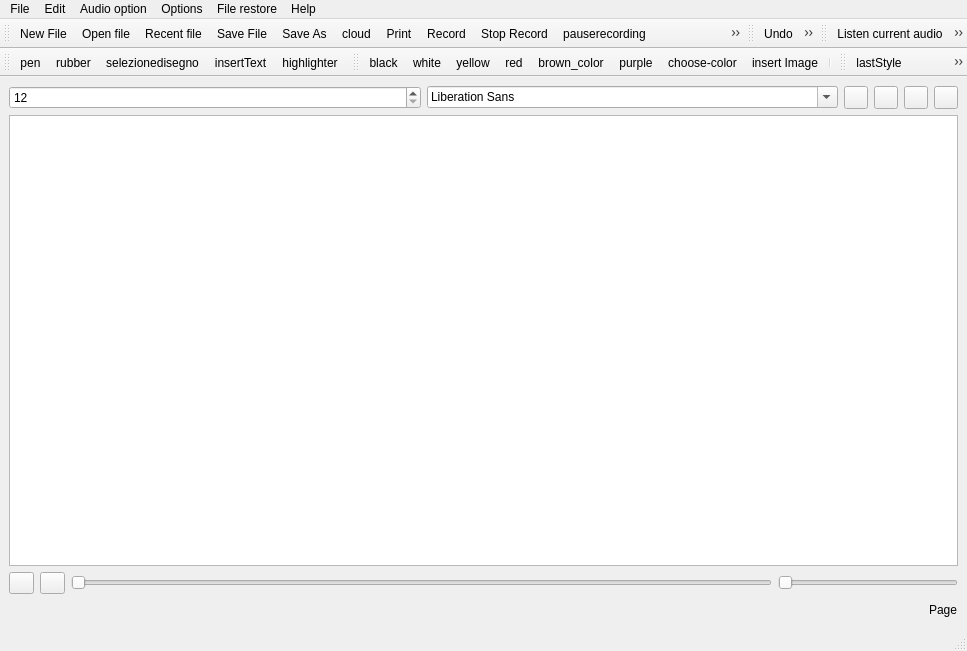
<?xml version="1.0" encoding="UTF-8"?>
<ui version="4.0">
 <class>MainWindow</class>
 <widget class="QMainWindow" name="MainWindow">
  <property name="geometry">
   <rect>
    <x>0</x>
    <y>0</y>
    <width>967</width>
    <height>651</height>
   </rect>
  </property>
  <property name="windowTitle">
   <string>MainWindow</string>
  </property>
  <property name="windowIcon">
   <iconset resource="../writernote.qrc">
    <normaloff>:/image/images/icon-writernote.png</normaloff>:/image/images/icon-writernote.png</iconset>
  </property>
  <widget class="QWidget" name="centralwidget">
   <layout class="QVBoxLayout" name="verticalLayout_3">
    <item>
     <layout class="QHBoxLayout" name="horizontalLayout_2_stile">
      <item>
       <widget class="QSpinBox" name="spinBox_fontsize">
        <property name="minimum">
         <number>12</number>
        </property>
       </widget>
      </item>
      <item>
       <widget class="QFontComboBox" name="fontComboBox_fonttipo"/>
      </item>
      <item>
       <widget class="QToolButton" name="boldbotton">
        <property name="text">
         <string/>
        </property>
        <property name="icon">
         <iconset resource="../writernote.qrc">
          <normaloff>:/image/images/bold.png</normaloff>:/image/images/bold.png</iconset>
        </property>
       </widget>
      </item>
      <item>
       <widget class="QToolButton" name="inserttablebotton">
        <property name="text">
         <string/>
        </property>
        <property name="icon">
         <iconset resource="../writernote.qrc">
          <normaloff>:/image/images/table.png</normaloff>:/image/images/table.png</iconset>
        </property>
       </widget>
      </item>
      <item>
       <widget class="QToolButton" name="listbotton">
        <property name="text">
         <string/>
        </property>
        <property name="icon">
         <iconset resource="../writernote.qrc">
          <normaloff>:/image/images/bullet.png</normaloff>:/image/images/bullet.png</iconset>
        </property>
       </widget>
      </item>
      <item>
       <widget class="QToolButton" name="insertimagebotton">
        <property name="text">
         <string/>
        </property>
        <property name="icon">
         <iconset resource="../writernote.qrc">
          <normaloff>:/image/images/image.png</normaloff>:/image/images/image.png</iconset>
        </property>
       </widget>
      </item>
     </layout>
    </item>
    <item>
     <layout class="QVBoxLayout" name="verticalLayout_2">
      <item>
       <layout class="QHBoxLayout" name="horizontalLayout_4">
        <item>
         <layout class="QVBoxLayout" name="verticalLayout">
          <item>
           <layout class="QHBoxLayout" name="layouteditor">
            <item>
             <widget class="QTextEdit" name="textEdit"/>
            </item>
           </layout>
          </item>
          <item>
           <layout class="QHBoxLayout" name="horizontalLayout">
            <item>
             <widget class="QPushButton" name="start_play">
              <property name="maximumSize">
               <size>
                <width>25</width>
                <height>25</height>
               </size>
              </property>
              <property name="text">
               <string/>
              </property>
              <property name="icon">
               <iconset resource="../writernote.qrc">
                <normaloff>:/image/images/play.png</normaloff>:/image/images/play.png</iconset>
              </property>
             </widget>
            </item>
            <item>
             <widget class="QPushButton" name="stop_play">
              <property name="maximumSize">
               <size>
                <width>25</width>
                <height>25</height>
               </size>
              </property>
              <property name="text">
               <string/>
              </property>
              <property name="icon">
               <iconset resource="../writernote.qrc">
                <normaloff>:/image/images/stopRecord_.png</normaloff>:/image/images/stopRecord_.png</iconset>
              </property>
             </widget>
            </item>
            <item>
             <widget class="QSlider" name="audioSlider">
              <property name="orientation">
               <enum>Qt::Horizontal</enum>
              </property>
             </widget>
            </item>
            <item>
             <widget class="QSlider" name="volumeSlider">
              <property name="minimumSize">
               <size>
                <width>0</width>
                <height>0</height>
               </size>
              </property>
              <property name="maximumSize">
               <size>
                <width>180</width>
                <height>16777215</height>
               </size>
              </property>
              <property name="orientation">
               <enum>Qt::Horizontal</enum>
              </property>
             </widget>
            </item>
           </layout>
          </item>
          <item>
           <spacer name="audio_spacer">
            <property name="orientation">
             <enum>Qt::Horizontal</enum>
            </property>
            <property name="sizeHint" stdset="0">
             <size>
              <width>40</width>
              <height>0</height>
             </size>
            </property>
           </spacer>
          </item>
         </layout>
        </item>
       </layout>
      </item>
     </layout>
    </item>
    <item>
     <layout class="QHBoxLayout" name="horizontalLayout_2">
      <item>
       <spacer name="horizontalSpacer">
        <property name="orientation">
         <enum>Qt::Horizontal</enum>
        </property>
        <property name="sizeHint" stdset="0">
         <size>
          <width>40</width>
          <height>20</height>
         </size>
        </property>
       </spacer>
      </item>
      <item>
       <widget class="QLabel" name="page">
        <property name="maximumSize">
         <size>
          <width>100</width>
          <height>20</height>
         </size>
        </property>
        <property name="styleSheet">
         <string notr="true">border: none;</string>
        </property>
        <property name="text">
         <string>Page</string>
        </property>
       </widget>
      </item>
     </layout>
    </item>
   </layout>
  </widget>
  <widget class="QMenuBar" name="menubar">
   <property name="geometry">
    <rect>
     <x>0</x>
     <y>0</y>
     <width>967</width>
     <height>22</height>
    </rect>
   </property>
   <widget class="QMenu" name="menuWriternote">
    <property name="title">
     <string>File</string>
    </property>
    <addaction name="actionNew_File"/>
    <addaction name="actionSave_File"/>
    <addaction name="actionOpen"/>
    <addaction name="actionSave_As"/>
    <addaction name="actionPrint"/>
    <addaction name="actiontopdf"/>
    <addaction name="start_rec"/>
    <addaction name="stop_rec"/>
    <addaction name="actionEnable_redo_undo"/>
   </widget>
   <widget class="QMenu" name="menuEdit">
    <property name="title">
     <string>Edit</string>
    </property>
    <addaction name="actionUndu"/>
    <addaction name="actionRedo"/>
    <addaction name="actionCopy"/>
    <addaction name="actionCut"/>
    <addaction name="actionPaste"/>
    <addaction name="actionSelect_all"/>
   </widget>
   <widget class="QMenu" name="menuAudio_option">
    <property name="title">
     <string>Audio option</string>
    </property>
    <addaction name="actionListen_current_audio"/>
    <addaction name="actionDelete_audio"/>
    <addaction name="actionQuality_setting"/>
    <addaction name="actionDefault_save_location"/>
   </widget>
   <widget class="QMenu" name="menuHelp">
    <property name="title">
     <string>Help</string>
    </property>
    <addaction name="actionSource_code"/>
    <addaction name="actionDocumentation"/>
    <addaction name="actionCheck_update"/>
    <addaction name="actionBug_report"/>
    <addaction name="actionVersion"/>
    <addaction name="actionAbout_Qt"/>
   </widget>
   <widget class="QMenu" name="menuOptions">
    <property name="title">
     <string>Options</string>
    </property>
    <addaction name="actionnew_sheet"/>
    <addaction name="actionExtract_audio"/>
    <addaction name="actionDefault_method_write"/>
    <addaction name="actionReduce_size_file"/>
    <addaction name="actionChange_language"/>
    <addaction name="actionScroll"/>
    <addaction name="actionLast_open_file"/>
    <addaction name="actionCopybook"/>
    <addaction name="actionRemove_current_PDF"/>
    <addaction name="actionSize_button"/>
   </widget>
   <widget class="QMenu" name="menuFile_restore">
    <property name="title">
     <string>File restore</string>
    </property>
    <addaction name="separator"/>
    <addaction name="actionOption"/>
    <addaction name="actionRestore_file"/>
   </widget>
   <addaction name="menuWriternote"/>
   <addaction name="menuEdit"/>
   <addaction name="menuAudio_option"/>
   <addaction name="menuOptions"/>
   <addaction name="menuFile_restore"/>
   <addaction name="menuHelp"/>
  </widget>
  <widget class="QToolBar" name="mainbar">
   <property name="windowTitle">
    <string>toolBar</string>
   </property>
   <property name="iconSize">
    <size>
     <width>20</width>
     <height>20</height>
    </size>
   </property>
   <property name="floatable">
    <bool>false</bool>
   </property>
   <attribute name="toolBarArea">
    <enum>TopToolBarArea</enum>
   </attribute>
   <attribute name="toolBarBreak">
    <bool>false</bool>
   </attribute>
   <addaction name="actionNew_File"/>
   <addaction name="actionOpen"/>
   <addaction name="actionRecent_file"/>
   <addaction name="actionSave_File"/>
   <addaction name="actionSave_As"/>
   <addaction name="actioncloud"/>
   <addaction name="actionPrint"/>
   <addaction name="start_rec"/>
   <addaction name="stop_rec"/>
   <addaction name="pause_rec"/>
   <addaction name="actionImport_Video"/>
   <addaction name="actioncompress_video"/>
   <addaction name="actionUpdate_writernote"/>
  </widget>
  <widget class="QToolBar" name="simpleactionbar">
   <property name="windowTitle">
    <string>toolBar_2</string>
   </property>
   <attribute name="toolBarArea">
    <enum>TopToolBarArea</enum>
   </attribute>
   <attribute name="toolBarBreak">
    <bool>false</bool>
   </attribute>
   <addaction name="actionUndu"/>
   <addaction name="actionRedo"/>
   <addaction name="actionCut"/>
   <addaction name="actionCopy"/>
   <addaction name="actionPaste"/>
  </widget>
  <widget class="QToolBar" name="audiobar">
   <property name="windowTitle">
    <string>toolBar_2</string>
   </property>
   <attribute name="toolBarArea">
    <enum>TopToolBarArea</enum>
   </attribute>
   <attribute name="toolBarBreak">
    <bool>false</bool>
   </attribute>
   <addaction name="actionListen_current_audio"/>
   <addaction name="actionDelete_audio"/>
  </widget>
  <widget class="QStatusBar" name="statusBar"/>
  <widget class="QToolBar" name="toolbarmatita">
   <property name="font">
    <font>
     <pointsize>9</pointsize>
    </font>
   </property>
   <property name="windowTitle">
    <string>toolBar</string>
   </property>
   <property name="iconSize">
    <size>
     <width>20</width>
     <height>20</height>
    </size>
   </property>
   <attribute name="toolBarArea">
    <enum>TopToolBarArea</enum>
   </attribute>
   <attribute name="toolBarBreak">
    <bool>true</bool>
   </attribute>
   <addaction name="actionpen"/>
   <addaction name="actionrubber"/>
   <addaction name="actionselezionetext"/>
   <addaction name="actioninsertText"/>
   <addaction name="actionhighlighter"/>
  </widget>
  <widget class="QToolBar" name="toolBarcolore">
   <property name="windowTitle">
    <string>toolBar</string>
   </property>
   <property name="iconSize">
    <size>
     <width>20</width>
     <height>20</height>
    </size>
   </property>
   <attribute name="toolBarArea">
    <enum>TopToolBarArea</enum>
   </attribute>
   <attribute name="toolBarBreak">
    <bool>false</bool>
   </attribute>
   <addaction name="actionblack"/>
   <addaction name="actionwhite"/>
   <addaction name="actionyellow"/>
   <addaction name="actionred"/>
   <addaction name="actionbrown_color"/>
   <addaction name="actionpurple"/>
   <addaction name="actionchoose_color"/>
   <addaction name="actioninsertImage"/>
   <addaction name="separator"/>
  </widget>
  <widget class="QToolBar" name="toolSheet">
   <property name="windowTitle">
    <string>toolBar</string>
   </property>
   <attribute name="toolBarArea">
    <enum>TopToolBarArea</enum>
   </attribute>
   <attribute name="toolBarBreak">
    <bool>false</bool>
   </attribute>
   <addaction name="actionlastStyle"/>
   <addaction name="actionnewPage"/>
   <addaction name="actionrestore_button"/>
   <addaction name="actionPen_or_Mouse"/>
  </widget>
  <action name="actionNew_File">
   <property name="checkable">
    <bool>false</bool>
   </property>
   <property name="checked">
    <bool>false</bool>
   </property>
   <property name="icon">
    <iconset theme=":/image/images/newFileBig.png" resource="../writernote.qrc">
     <normaloff>:/image/images/newFileBig.png</normaloff>:/image/images/newFileBig.png</iconset>
   </property>
   <property name="text">
    <string>New File</string>
   </property>
  </action>
  <action name="actionSave_File">
   <property name="icon">
    <iconset resource="../writernote.qrc">
     <normaloff>:/image/images/disk.png</normaloff>:/image/images/disk.png</iconset>
   </property>
   <property name="text">
    <string>Save File</string>
   </property>
   <property name="shortcut">
    <string>Ctrl+S</string>
   </property>
  </action>
  <action name="actionSave_As">
   <property name="icon">
    <iconset resource="../writernote.qrc">
     <normaloff>:/image/images/disk--pencil.png</normaloff>:/image/images/disk--pencil.png</iconset>
   </property>
   <property name="text">
    <string>Save As...</string>
   </property>
   <property name="shortcut">
    <string>Ctrl+Shift+S</string>
   </property>
  </action>
  <action name="actionPrint">
   <property name="icon">
    <iconset resource="../writernote.qrc">
     <normaloff>:/image/images/printer.png</normaloff>:/image/images/printer.png</iconset>
   </property>
   <property name="text">
    <string>Print</string>
   </property>
  </action>
  <action name="start_rec">
   <property name="icon">
    <iconset resource="../writernote.qrc">
     <normaloff>:/image/images/recoding.png</normaloff>:/image/images/recoding.png</iconset>
   </property>
   <property name="text">
    <string>Record</string>
   </property>
  </action>
  <action name="actionImport_Video">
   <property name="icon">
    <iconset resource="../writernote.qrc">
     <normaloff>:/image/images/importVideo.png</normaloff>:/image/images/importVideo.png</iconset>
   </property>
   <property name="text">
    <string>Import Video</string>
   </property>
  </action>
  <action name="stop_rec">
   <property name="icon">
    <iconset resource="../writernote.qrc">
     <normaloff>:/image/images/stopRecord_.png</normaloff>:/image/images/stopRecord_.png</iconset>
   </property>
   <property name="text">
    <string>Stop Record</string>
   </property>
  </action>
  <action name="actionUndu">
   <property name="icon">
    <iconset resource="../writernote.qrc">
     <normaloff>:/image/images/arrow-curve-180-left.png</normaloff>:/image/images/arrow-curve-180-left.png</iconset>
   </property>
   <property name="text">
    <string>Undo</string>
   </property>
  </action>
  <action name="actionRedo">
   <property name="icon">
    <iconset resource="../writernote.qrc">
     <normaloff>:/image/images/arrow-curve.png</normaloff>:/image/images/arrow-curve.png</iconset>
   </property>
   <property name="text">
    <string>Redo</string>
   </property>
  </action>
  <action name="actionCopy">
   <property name="icon">
    <iconset resource="../writernote.qrc">
     <normaloff>:/image/images/document-copy.png</normaloff>:/image/images/document-copy.png</iconset>
   </property>
   <property name="text">
    <string>Copy</string>
   </property>
   <property name="shortcut">
    <string>Ctrl+C</string>
   </property>
  </action>
  <action name="actionCut">
   <property name="icon">
    <iconset resource="../writernote.qrc">
     <normaloff>:/image/images/scissors.png</normaloff>:/image/images/scissors.png</iconset>
   </property>
   <property name="text">
    <string>Cut</string>
   </property>
   <property name="shortcut">
    <string>Ctrl+X</string>
   </property>
  </action>
  <action name="actionSelect_all">
   <property name="icon">
    <iconset>
     <normaloff>../images/selection-input.png</normaloff>../images/selection-input.png</iconset>
   </property>
   <property name="text">
    <string>Select all</string>
   </property>
  </action>
  <action name="actionPaste">
   <property name="icon">
    <iconset resource="../writernote.qrc">
     <normaloff>:/image/images/clipboard-paste-document-text.png</normaloff>:/image/images/clipboard-paste-document-text.png</iconset>
   </property>
   <property name="text">
    <string>Paste</string>
   </property>
  </action>
  <action name="actionSource_code">
   <property name="text">
    <string>Source code</string>
   </property>
  </action>
  <action name="actionBug_report">
   <property name="text">
    <string>Bug report</string>
   </property>
  </action>
  <action name="actionDocumentation">
   <property name="text">
    <string>Documentation</string>
   </property>
  </action>
  <action name="actionListen_current_audio">
   <property name="checkable">
    <bool>true</bool>
   </property>
   <property name="icon">
    <iconset resource="../writernote.qrc">
     <normaloff>:/image/images/manoIcon.png</normaloff>:/image/images/manoIcon.png</iconset>
   </property>
   <property name="text">
    <string>Listen current audio</string>
   </property>
  </action>
  <action name="actionOpen">
   <property name="icon">
    <iconset resource="../writernote.qrc">
     <normaloff>:/image/images/blue-folder-open-document.png</normaloff>:/image/images/blue-folder-open-document.png</iconset>
   </property>
   <property name="text">
    <string>Open file</string>
   </property>
   <property name="shortcut">
    <string>Ctrl+O</string>
   </property>
  </action>
  <action name="actionDelete_audio">
   <property name="icon">
    <iconset resource="../writernote.qrc">
     <normaloff>:/image/images/deleteAudio.png</normaloff>:/image/images/deleteAudio.png</iconset>
   </property>
   <property name="text">
    <string>Delete audio</string>
   </property>
  </action>
  <action name="pause_rec">
   <property name="icon">
    <iconset resource="../writernote.qrc">
     <normaloff>:/image/images/pause-recording.png</normaloff>:/image/images/pause-recording.png</iconset>
   </property>
   <property name="text">
    <string>pauserecording</string>
   </property>
   <property name="toolTip">
    <string>Pause Recording</string>
   </property>
  </action>
  <action name="actionQuality_setting">
   <property name="text">
    <string>Quality setting</string>
   </property>
  </action>
  <action name="actioncompress_video">
   <property name="icon">
    <iconset resource="../writernote.qrc">
     <normaloff>:/image/images/compress-video.png</normaloff>:/image/images/compress-video.png</iconset>
   </property>
   <property name="text">
    <string>compress video</string>
   </property>
  </action>
  <action name="actionpen">
   <property name="icon">
    <iconset resource="../writernote.qrc">
     <normaloff>:/image/images/pen-icon.png</normaloff>:/image/images/pen-icon.png</iconset>
   </property>
   <property name="text">
    <string>pen</string>
   </property>
  </action>
  <action name="actionrubber">
   <property name="icon">
    <iconset resource="../writernote.qrc">
     <normaloff>:/image/images/rubber.png</normaloff>:/image/images/rubber.png</iconset>
   </property>
   <property name="text">
    <string>rubber</string>
   </property>
  </action>
  <action name="actionyellow">
   <property name="icon">
    <iconset resource="../writernote.qrc">
     <normaloff>:/image/images/yellow-icon.png</normaloff>:/image/images/yellow-icon.png</iconset>
   </property>
   <property name="text">
    <string>yellow</string>
   </property>
  </action>
  <action name="actionwhite">
   <property name="icon">
    <iconset resource="../writernote.qrc">
     <normaloff>:/image/images/white-icon.png</normaloff>:/image/images/white-icon.png</iconset>
   </property>
   <property name="text">
    <string>white</string>
   </property>
  </action>
  <action name="actionblack">
   <property name="icon">
    <iconset resource="../writernote.qrc">
     <normaloff>:/image/images/black-icon.png</normaloff>:/image/images/black-icon.png</iconset>
   </property>
   <property name="text">
    <string>black</string>
   </property>
  </action>
  <action name="actionred">
   <property name="icon">
    <iconset resource="../writernote.qrc">
     <normaloff>:/image/images/red-icon.png</normaloff>:/image/images/red-icon.png</iconset>
   </property>
   <property name="text">
    <string>red</string>
   </property>
  </action>
  <action name="actionselezionetext">
   <property name="icon">
    <iconset resource="../writernote.qrc">
     <normaloff>:/image/images/cisors-cut.png</normaloff>:/image/images/cisors-cut.png</iconset>
   </property>
   <property name="text">
    <string>selezionedisegno</string>
   </property>
  </action>
  <action name="actiontopdf">
   <property name="icon">
    <iconset resource="../writernote.qrc">
     <normaloff>:/image/images/pdf-icon.png</normaloff>:/image/images/pdf-icon.png</iconset>
   </property>
   <property name="text">
    <string>toppf</string>
   </property>
  </action>
  <action name="actionCheck_update">
   <property name="text">
    <string>Check update</string>
   </property>
  </action>
  <action name="actioninsertImage">
   <property name="icon">
    <iconset resource="../writernote.qrc">
     <normaloff>:/image/images/image.png</normaloff>:/image/images/image.png</iconset>
   </property>
   <property name="text">
    <string>insert Image</string>
   </property>
  </action>
  <action name="actionnew_sheet">
   <property name="icon">
    <iconset resource="../writernote.qrc">
     <normaloff>:/image/images/new-sheetpng</normaloff>:/image/images/new-sheetpng</iconset>
   </property>
   <property name="text">
    <string>Manage sheet</string>
   </property>
  </action>
  <action name="actionEnable_redo_undo">
   <property name="checkable">
    <bool>false</bool>
   </property>
   <property name="text">
    <string>Disable redo undo</string>
   </property>
  </action>
  <action name="actionchoose_color">
   <property name="icon">
    <iconset resource="../writernote.qrc">
     <normaloff>:/image/images/choose-color-icon.png</normaloff>:/image/images/choose-color-icon.png</iconset>
   </property>
   <property name="text">
    <string>choose-color</string>
   </property>
  </action>
  <action name="actioncloud">
   <property name="icon">
    <iconset resource="../writernote.qrc">
     <normaloff>:/image/images/cloud-icon.png</normaloff>:/image/images/cloud-icon.png</iconset>
   </property>
   <property name="text">
    <string>cloud</string>
   </property>
  </action>
  <action name="actionVersion">
   <property name="text">
    <string>Version</string>
   </property>
  </action>
  <action name="actionAbout_Qt">
   <property name="text">
    <string>About Qt</string>
   </property>
  </action>
  <action name="actioninsertText">
   <property name="icon">
    <iconset resource="../writernote.qrc">
     <normaloff>:/image/images/insertText.png</normaloff>:/image/images/insertText.png</iconset>
   </property>
   <property name="text">
    <string>insertText</string>
   </property>
  </action>
  <action name="actionDefault_save_location">
   <property name="text">
    <string>Default save location</string>
   </property>
  </action>
  <action name="actionExtract_audio">
   <property name="text">
    <string>Extract audio</string>
   </property>
  </action>
  <action name="actionlastStyle">
   <property name="icon">
    <iconset resource="../writernote.qrc">
     <normaloff>:/image/images/new-sheetpng</normaloff>:/image/images/new-sheetpng</iconset>
   </property>
   <property name="text">
    <string>lastStyle</string>
   </property>
  </action>
  <action name="actionnewPage">
   <property name="icon">
    <iconset resource="../writernote.qrc">
     <normaloff>:/image/images/newPage.png</normaloff>:/image/images/newPage.png</iconset>
   </property>
   <property name="text">
    <string>newPage</string>
   </property>
  </action>
  <action name="actionrestore_button">
   <property name="icon">
    <iconset resource="../writernote.qrc">
     <normaloff>:/image/images/restore-icon.png</normaloff>:/image/images/restore-icon.png</iconset>
   </property>
   <property name="text">
    <string>restore-button</string>
   </property>
  </action>
  <action name="actionDefault_method_write">
   <property name="text">
    <string>Default method write</string>
   </property>
  </action>
  <action name="actionReduce_size_file">
   <property name="text">
    <string>Reduce size file</string>
   </property>
  </action>
  <action name="actionChange_language">
   <property name="text">
    <string>Change language</string>
   </property>
  </action>
  <action name="actionScroll">
   <property name="text">
    <string>Scroll </string>
   </property>
  </action>
  <action name="actionLast_open_file">
   <property name="text">
    <string>Last open file</string>
   </property>
  </action>
  <action name="actionOption">
   <property name="text">
    <string>Option</string>
   </property>
  </action>
  <action name="actionRestore_file">
   <property name="text">
    <string>Restore file</string>
   </property>
  </action>
  <action name="actionUpdate_writernote">
   <property name="icon">
    <iconset resource="../writernote.qrc">
     <normaloff>:/image/images/update-icon.png</normaloff>:/image/images/update-icon.png</iconset>
   </property>
   <property name="text">
    <string>Update writernote</string>
   </property>
  </action>
  <action name="actionPen_or_Mouse">
   <property name="checkable">
    <bool>true</bool>
   </property>
   <property name="icon">
    <iconset resource="../writernote.qrc">
     <normaloff>:/image/images/pen_option.png</normaloff>:/image/images/pen_option.png</iconset>
   </property>
   <property name="text">
    <string>Pen or Mouse</string>
   </property>
  </action>
  <action name="actionhighlighter">
   <property name="icon">
    <iconset resource="../writernote.qrc">
     <normaloff>:/image/images/highlighter.png</normaloff>:/image/images/highlighter.png</iconset>
   </property>
   <property name="text">
    <string>highlighter</string>
   </property>
  </action>
  <action name="actionCopybook">
   <property name="text">
    <string>Copybook</string>
   </property>
  </action>
  <action name="actionbrown_color">
   <property name="checkable">
    <bool>true</bool>
   </property>
   <property name="icon">
    <iconset resource="../writernote.qrc">
     <normaloff>:/image/images/brown-icon.png</normaloff>:/image/images/brown-icon.png</iconset>
   </property>
   <property name="text">
    <string>brown_color</string>
   </property>
  </action>
  <action name="actionpurple">
   <property name="icon">
    <iconset resource="../writernote.qrc">
     <normaloff>:/image/images/purple.png</normaloff>:/image/images/purple.png</iconset>
   </property>
   <property name="text">
    <string>purple</string>
   </property>
  </action>
  <action name="actionRemove_current_PDF">
   <property name="text">
    <string>Remove current PDF</string>
   </property>
  </action>
  <action name="actionSize_button">
   <property name="text">
    <string>Size button</string>
   </property>
  </action>
  <action name="actionRecent_file">
   <property name="icon">
    <iconset resource="../writernote.qrc">
     <normaloff>:/image/images/recent-file-icon.png</normaloff>:/image/images/recent-file-icon.png</iconset>
   </property>
   <property name="text">
    <string>Recent file</string>
   </property>
  </action>
 </widget>
 <resources>
  <include location="../writernote.qrc"/>
 </resources>
 <connections/>
</ui>
